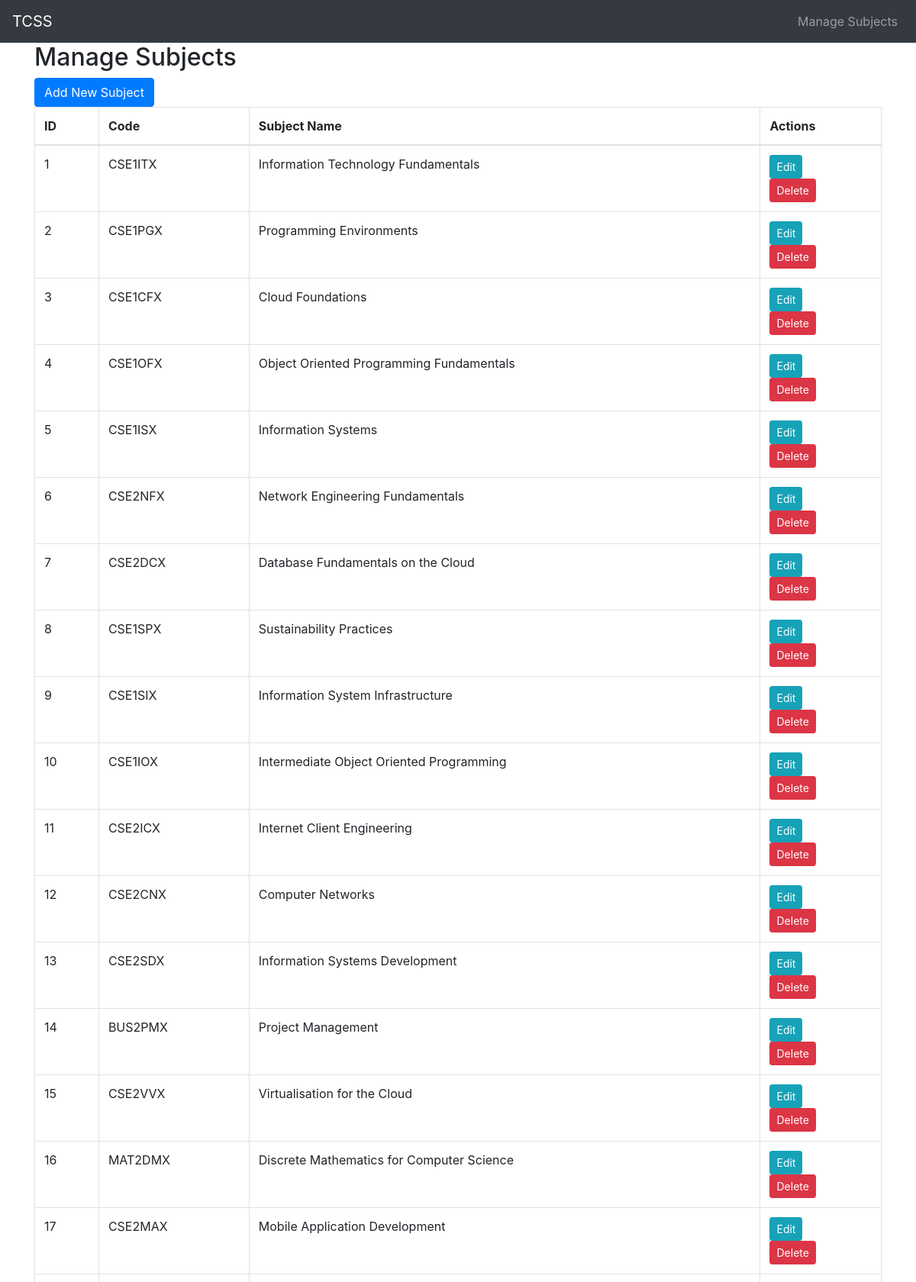
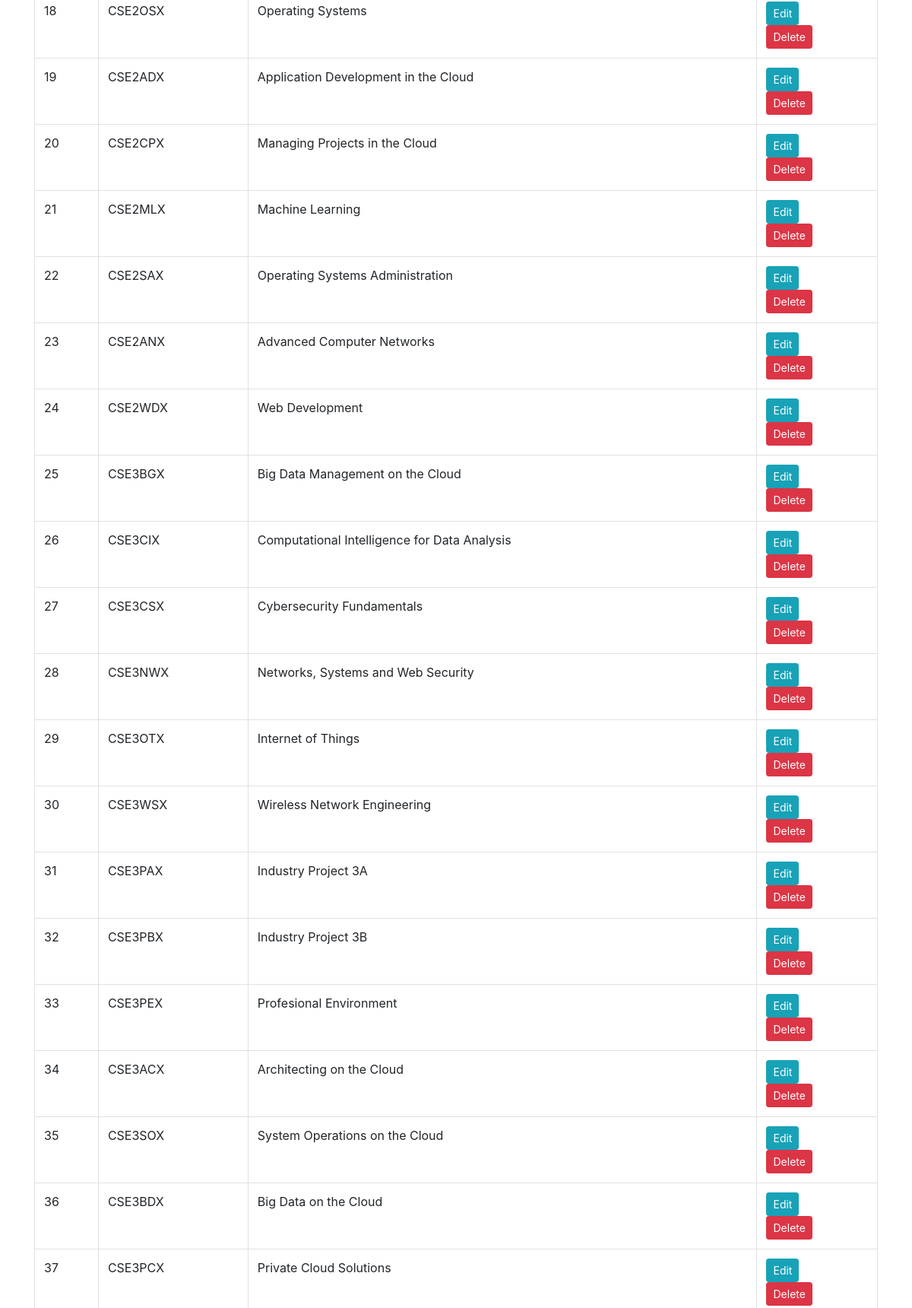
Page /view_subjects (upper part) on the committed database (2 pictures, top to bottom).
### tables this page shows
CREATE TABLE 'subjects' (
    'id' INTEGER PRIMARY KEY AUTOINCREMENT,
    'code' TEXT,
    'name' TEXT,
    'instance_count' INTEGER
);

### app.py (the view)
@app.route('/view_subjects')
def view_subjects():
    subjects = viewSubjects.generate_subject_data()
    return render_template('/view_subjects.html', subjects=subjects)

### viewSubjects.py (called while the page is built)
def generate_subject_data():
    connection = sqlite3.connect("tcss.db")
    cursor = connection.cursor()
    cursor.execute('SELECT * FROM subjects')
    subject_data = cursor.fetchall()
    subjects = []
    i = 0
    for subject in subject_data:
        subjects.append({
            "id": subject[0],
            "code": subject[1],
            "name": subject[2]
        })
    return subjects

### templates/view_subjects.html (shortened to what this page needs)
<!DOCTYPE html>
<html lang="en">
<head>
    <link href="https://stackpath.bootstrapcdn.com/bootstrap/4.5.2/css/bootstrap.min.css" rel="stylesheet">
</head>
<body>
    <nav class="navbar navbar-expand-lg navbar-dark bg-dark">
        <a class="navbar-brand" href="/dashboard">TCSS</a>
        <div class="collapse navbar-collapse" id="navbarNav">
            <ul class="navbar-nav ml-auto">
                <li class="nav-item">
                    <a class="nav-link">Manage Subjects</a>
                </li>
            </ul>
        </div>
    </nav>
    <div id="lecturers" class="container">
        <h2>Manage Subjects</h2>
        <form action="/add_subject">
            <button type="submit" class="btn btn-primary btn-custom">Add New Subject</button>
        </form>
        <table class="table table-bordered">
            <thead>
                <tr>
                    <th>ID</th>
                    <th>Code</th>
                    <th>Subject Name</th>
                    <th>Actions</th>
                </tr>
            </thead>
            <tbody id="subject-table-body">
            {% for subject in subjects %}
                <tr>
                    <td>{{ subject.id }}</td>
                    <td>{{ subject.code }}</td>
                    <td>{{ subject.name }}</td>
                    <td>
                        <form method="POST" action="/edit_subject">
                            <button type="submit"  class="btn btn-info btn-sm">Edit</button>
                        </form>
                        <form method="POST" action="/delete_subject">
                            <button class="btn btn-danger btn-sm">Delete</button>
                        </form>
                    </td>
                </tr>
            {% endfor %}
            </tbody>
        </table>
    </div>
</body>
</html>

### rows in the picture
subjects: id "1", code "CSE1ITX", name "Information Technology Fundamentals"
subjects: id "2", code "CSE1PGX", name "Programming Environments"
subjects: id "3", code "CSE1CFX", name "Cloud Foundations"
subjects: id "4", code "CSE1OFX", name "Object Oriented Programming Fundamentals"
subjects: id "5", code "CSE1ISX", name "Information Systems"
subjects: id "6", code "CSE2NFX", name "Network Engineering Fundamentals"
subjects: id "7", code "CSE2DCX", name "Database Fundamentals on the Cloud"
subjects: id "8", code "CSE1SPX", name "Sustainability Practices"
subjects: id "9", code "CSE1SIX", name "Information System Infrastructure"
subjects: id "10", code "CSE1IOX", name "Intermediate Object Oriented Programming"
subjects: id "11", code "CSE2ICX", name "Internet Client Engineering"
subjects: id "12", code "CSE2CNX", name "Computer Networks"
subjects: id "13", code "CSE2SDX", name "Information Systems Development"
subjects: id "14", code "BUS2PMX", name "Project Management"
subjects: id "15", code "CSE2VVX", name "Virtualisation for the Cloud"
subjects: id "16", code "MAT2DMX", name "Discrete Mathematics for Computer Science"
subjects: id "17", code "CSE2MAX", name "Mobile Application Development"
subjects: id "18", code "CSE2OSX", name "Operating Systems"
subjects: id "19", code "CSE2ADX", name "Application Development in the Cloud"
subjects: id "20", code "CSE2CPX", name "Managing Projects in the Cloud"
subjects: id "21", code "CSE2MLX", name "Machine Learning"
subjects: id "22", code "CSE2SAX", name "Operating Systems Administration"
subjects: id "23", code "CSE2ANX", name "Advanced Computer Networks"
subjects: id "24", code "CSE2WDX", name "Web Development"
subjects: id "25", code "CSE3BGX", name "Big Data Management on the Cloud"
subjects: id "26", code "CSE3CIX", name "Computational Intelligence for Data Analysis"
subjects: id "27", code "CSE3CSX", name "Cybersecurity Fundamentals"
subjects: id "28", code "CSE3NWX", name "Networks, Systems and Web Security"
subjects: id "29", code "CSE3OTX", name "Internet of Things"
subjects: id "30", code "CSE3WSX", name "Wireless Network Engineering"
subjects: id "31", code "CSE3PAX", name "Industry Project 3A"
subjects: id "32", code "CSE3PBX", name "Industry Project 3B"
subjects: id "33", code "CSE3PEX", name "Profesional Environment"
subjects: id "34", code "CSE3ACX", name "Architecting on the Cloud"
subjects: id "35", code "CSE3SOX", name "System Operations on the Cloud"
subjects: id "36", code "CSE3BDX", name "Big Data on the Cloud"
subjects: id "37", code "CSE3PCX", name "Private Cloud Solutions"
